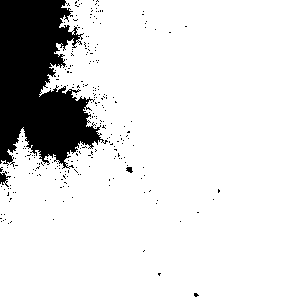
Frame 1 (no input)
Frame 2 (the mouse pressed at the canvas centre, redrawn once): identical to frame 1, image omitted

The Processing sketch that drew this single still picture (run headless with seeded random() and noise(); the mouse was pressed at the canvas centre and the sketch redrawn once):

// Processing sketch: mandelbrot
// ── mandelbrot.pde
double range = 0.05;
double yOffset = 0.8;
double xOffset = 0;

void setup() {
  size(300, 300);
  noLoop();
 
  println("done");
}

void draw() {
    loadPixels();
  
  for (int i = 0; i < width; i++) {
     for (int j = 0; j < height; j++) {
       ComplexNumber c = new ComplexNumber(-range + xOffset + ((2*range)/width)*i, -range + yOffset + ((2*range)/height)*j);
      // PVector c = new PVector((float)(-range + xOffset + ((2*range)/width)*i), (float)(-range + yOffset + ((2*range)/height)*j));
       //PVector z = new PVector(0, 0);
       ComplexNumber z = new ComplexNumber(0, 0);
       
       for (int k = 0; k < 100; k++) {
         //z = PVector.add(new PVector(z.x*z.x - z.y*z.y, z.y*z.x + z.x*z.y), c);
         z = z.mult(z).add(c);
       }
       
       if (z.absSquared() < 1000*1000) {
         pixels[j*width+i] = color(0);
       } else {
         pixels[j*width+i] = color(255);
       }
     }
  }
  
  updatePixels();
}

void keyPressed() {
  if (key == 'u') {
    range += range/100;
  } else if (key == 'j') {
    range -= range/100;
  } else if (key == 'a') {
    xOffset -= range/100;
  } else if (key == 'd') {
    xOffset += range/100;
  } else if (key == 'w') {
    yOffset -= range/100;
  } else if (key == 's') {
    yOffset += range/100;
  }
  
  draw();
}

// ── ComplexNumber.pde
class ComplexNumber {
  double real, imag;
  
  ComplexNumber(double real, double imag) {
    this.real = real;
    this.imag = imag;
  }
  
  ComplexNumber mult(ComplexNumber n) {
    return new ComplexNumber(real*n.real - imag*n.imag, real*n.imag + imag*n.real);
  }
  
  ComplexNumber add(ComplexNumber n) {
    return new ComplexNumber(real+n.real, imag+n.imag);
  }
  
  double absSquared() {
    return real*real + imag*imag;
  }
}
